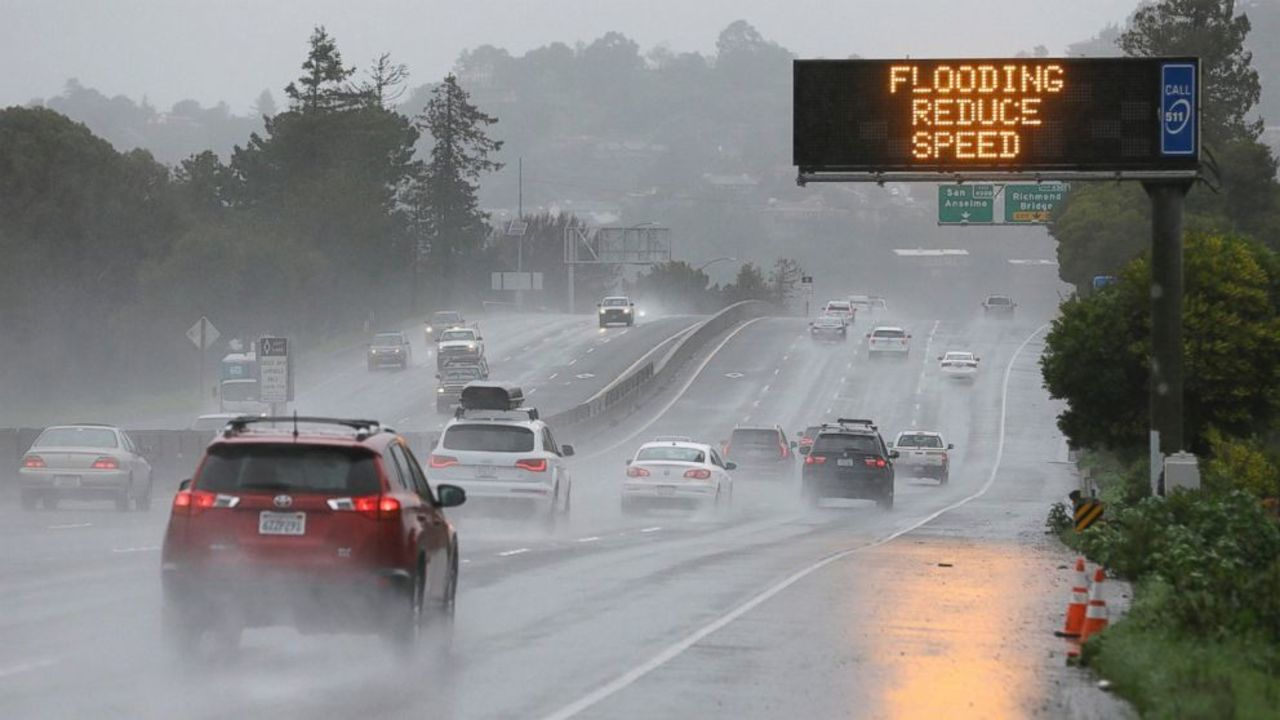
#> input picture data/raw/dawn/images/Fog/Fog/foggy-033.jpg, 1280 x 720 px; its folder holds only this picture in this run
$ python -i quality.py   (imports and definitions only)
#> lines starting #> are read from the running program, lines starting #| are printed output that depends on the picture
"""Pixel-derived quality and degradation indicators.

These measurements describe image statistics; none is a perceptual-quality
score or a definitive weather classifier.
"""
import numpy as np
from PIL import Image, ImageFilter


def _gray_array(image):
    return np.asarray(image.convert("L"), dtype=np.float32)


def _local_contrast(gray, tile=64):
    values = []
    for y in range(0, gray.shape[0], tile):
        for x in range(0, gray.shape[1], tile):
            patch = gray[y:y + tile, x:x + tile]
            if patch.size:
                values.append(float(patch.std()))
    return float(np.mean(values)) if values else 0.0


def _edge_stats(gray):
    p = np.pad(gray, 1, mode="edge")
    gx = (p[:-2, 2:] + 2 * p[1:-1, 2:] + p[2:, 2:]
          - p[:-2, :-2] - 2 * p[1:-1, :-2] - p[2:, :-2]) / 8.0
    gy = (p[2:, :-2] + 2 * p[2:, 1:-1] + p[2:, 2:]
          - p[:-2, :-2] - 2 * p[:-2, 1:-1] - p[:-2, 2:]) / 8.0
    magnitude = np.hypot(gx, gy)
    return (float(magnitude.mean()), float((magnitude >= 4).mean()),
            float((magnitude >= 12).mean()))


def calculate_quality(image):
    """Return brightness, contrast, sharpness, histogram, clipping, color, edges.

    Sharpness is four-neighbour Laplacian variance. It is content and resolution
    dependent; higher values can also reflect noise or oversharpening.
    """
    gray = _gray_array(image)
    if gray.size == 0:
        raise ValueError("Image contains no pixels")
    p = np.pad(gray, 1, mode="edge")
    lap = p[:-2, 1:-1] + p[2:, 1:-1] + p[1:-1, :-2] + p[1:-1, 2:] - 4 * gray
    rgb = np.asarray(image.convert("RGB"), dtype=np.float32)
    channel_means = {name: float(rgb[:, :, i].mean()) for i, name in enumerate(("red", "green", "blue"))}
    channel_stddevs = {name: float(rgb[:, :, i].std()) for i, name in enumerate(("red", "green", "blue"))}
    max_c = rgb.max(axis=2)
    saturation = np.divide(rgb.max(axis=2) - rgb.min(axis=2), max_c,
                           out=np.zeros_like(max_c), where=max_c > 0)
    hist, _ = np.histogram(gray, bins=32, range=(0, 256))
    luminance_p1, luminance_p99 = np.percentile(gray, [1, 99])
    edge_mean, edge_fraction_4, edge_fraction_12 = _edge_stats(gray)
    noise_proxy = estimate_noise(image)
    low_contrast_evidence = float(np.clip((60.0 - gray.std()) / 60.0, 0.0, 1.0))
    gray8 = image.convert("RGB")
    min_channel = np.asarray(gray8, dtype=np.uint8).min(axis=2)
    win = min(15, min(image.width, image.height))
    if win % 2 == 0:
        win -= 1
    if win < 1:
        win = 1
    dark = Image.fromarray(min_channel, mode="L")
    if win > 1:
        dark = dark.filter(ImageFilter.MinFilter(win))
    dark_channel_mean = float(np.asarray(dark, dtype=np.float32).mean() / 255.0)
    low_local_contrast_evidence = float(np.clip((30.0 - _local_contrast(gray)) / 30.0, 0.0, 1.0))
    # Heuristic evidence combines dark-channel lift, global/local contrast, and
    # low saturation. It is not a probability or weather label.
    haze_index = float(np.clip(0.35 * dark_channel_mean + 0.20 * low_contrast_evidence
                               + 0.25 * low_local_contrast_evidence
                               + 0.20 * (1.0 - float(saturation.mean())), 0.0, 1.0))
    return {
        "mean_brightness": float(gray.mean()),
        "contrast_stddev": float(gray.std()),
        "luminance_p1": float(luminance_p1), "luminance_p99": float(luminance_p99),
        "robust_dynamic_range": float(luminance_p99 - luminance_p1),
        "sharpness_laplacian_variance": float(lap.var()),
        "noise_estimate": noise_proxy,
        "width": int(image.width), "height": int(image.height),
        "mode": image.info.get("source_mode", image.mode),
        "channel_means_rgb": channel_means, "channel_stddevs_rgb": channel_stddevs,
        "clipped_shadow_fraction": float((gray <= 5).mean()),
        "clipped_highlight_fraction": float((gray >= 250).mean()),
        "local_contrast_stddev": _local_contrast(gray),
        "edge_gradient_mean": edge_mean,
        "edge_fraction_gradient_ge_4": edge_fraction_4,
        "edge_fraction_gradient_ge_12": edge_fraction_12,
        "mean_saturation": float(saturation.mean()),
        "dark_channel_mean": dark_channel_mean,
        "haze_like_indicator": haze_index,
        "haze_local_contrast_evidence": low_local_contrast_evidence,
        "haze_indicator_note": "Heuristic index using dark-channel lift, global/local contrast and low saturation; not a probability or weather classification.",
        "luminance_histogram_32": hist.astype(int).tolist(),
    }


def estimate_noise(image):
    """Robust fine-grain noise proxy from median-filter residual MAD.

    Edges and texture also contribute to this estimate, especially at small sizes.
    """
    gray = image.convert("L")
    smooth = np.asarray(gray.filter(ImageFilter.MedianFilter(3)), dtype=np.float32)
    residual = np.asarray(gray, dtype=np.float32) - smooth
    med = np.median(residual)
    return float(1.4826 * np.median(np.abs(residual - med)))

>>> from PIL import Image
>>> picture = Image.open('../../data/raw/dawn/images/Fog/Fog/foggy-033.jpg')
#> picture is the input picture: PIL image 1280x720 RGB; mean R, G, B 132, 131.4, 130.3
>>> result = calculate_quality(picture)
#> in calculate_quality, `lap = p[:-2, 1:-1] + p[2:, 1:-1] + p[1:-1, :-2] + p[1:-1, 2:] - 4 * gray`:
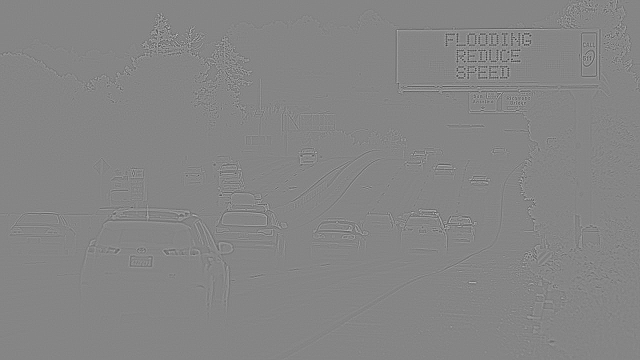
#> lap: shape (720, 1280) float32 (shown at 1/2 size); min -153, max 139, mean 0; drawn with min black and max white
#> in calculate_quality, `channel_means = {name: float(rgb[:, :, i].mean()) for i, name in enume..`: channel_means = {'red': 132, 'green': 131.4, 'blue': 130.3}
#> in calculate_quality, `channel_stddevs = {name: float(rgb[:, :, i].std()) for i, name in enum..`: channel_stddevs = {'red': 50.29, 'green': 48.75, 'blue': 54.4}
#> in calculate_quality, `hist, _ = np.histogram(gray, bins=32, range=(0, 256))`: hist = 32 values, max 108453 at index 21, min 0 at index 0, mean 28800
#> in calculate_quality, `luminance_p1, luminance_p99 = np.percentile(gray, [1, 99])`: luminance_p1 = 27; luminance_p99 = 205
#> in _edge_stats, `magnitude = np.hypot(gx, gy)`:
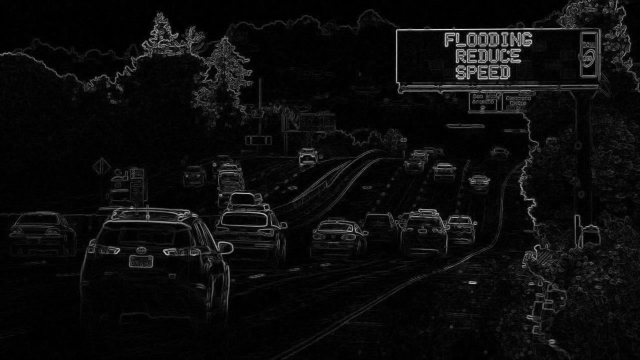
#> magnitude: shape (720, 1280) float32 (shown at 1/2 size); min 0, max 68.88, mean 3.4; drawn with min black and max white
#> in calculate_quality, `edge_mean, edge_fraction_4, edge_fraction_12 = _edge_stats(gray)`: edge_mean = 3.4; edge_fraction_4 = 0.202; edge_fraction_12 = 0.0653
#> in estimate_noise, `residual = np.asarray(gray, dtype=np.float32) - smooth`:
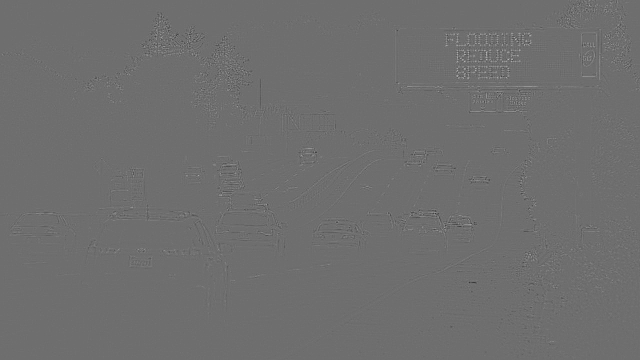
#> residual: shape (720, 1280) float32 (shown at 1/2 size); min -47, max 61, mean 0; drawn with min black and max white
#> in estimate_noise, `med = np.median(residual)`: med = 0
#> in calculate_quality, `low_contrast_evidence = float(np.clip((60.0 - gray.std()) / 60.0, 0.0,..`: low_contrast_evidence = 0.179
#> in calculate_quality, `dark = dark.filter(ImageFilter.MinFilter(win))`:
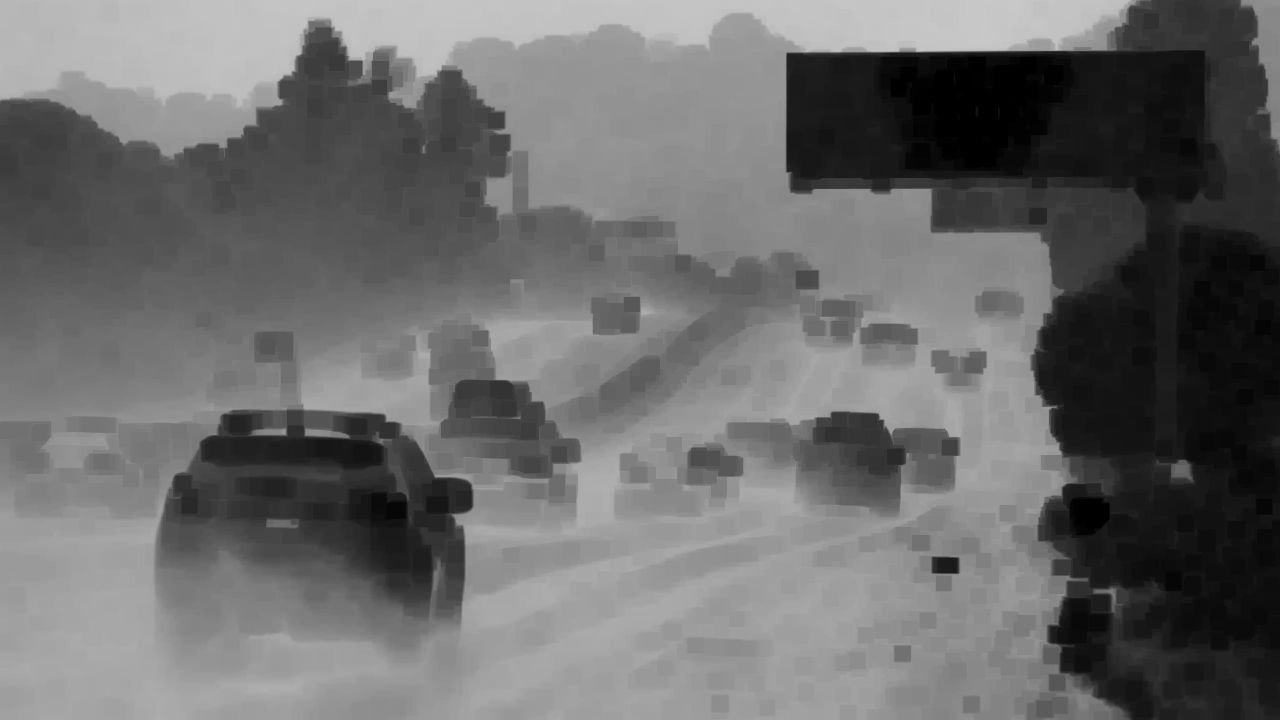
#> dark: PIL image 1280x720 L; min 0, max 201, mean 107.3
#> in calculate_quality, `dark_channel_mean = float(np.asarray(dark, dtype=np.float32).mean() / ..`: dark_channel_mean = 0.421
#> after the loop in _local_contrast, `for y in range(0, gray.shape[0], tile):`: values = 240 values, max 60.94 at index 136, min 1.18 at index 1, mean 16.7
#> in calculate_quality, `low_local_contrast_evidence = float(np.clip((30.0 - _local_contrast(gr..`: low_local_contrast_evidence = 0.443
#> in calculate_quality, `haze_index = float(np.clip(0.35 * dark_channel_mean + 0.20 * low_contr..`: haze_index = 0.471
#> result = 24 items

$ run again, on data/raw/dawn/images/Fog/Fog/foggy-039.jpg
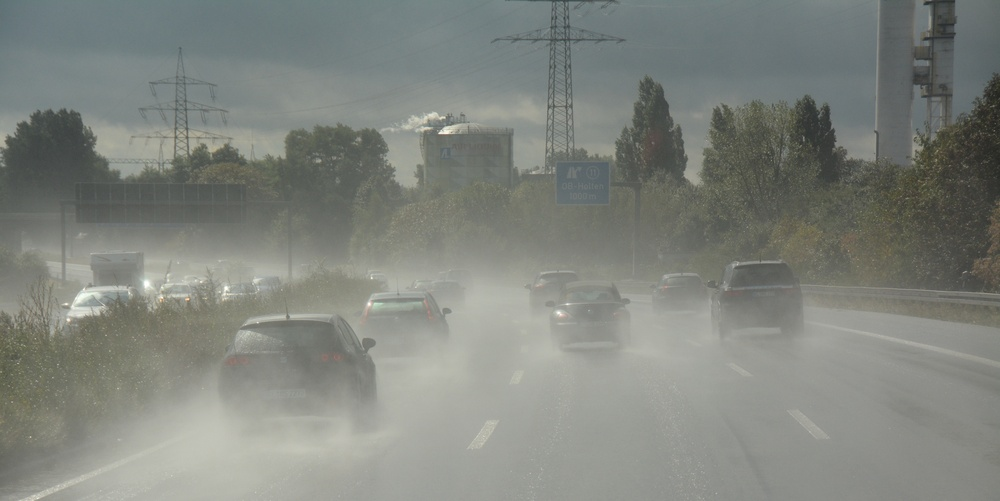
#> input picture data/raw/dawn/images/Fog/Fog/foggy-039.jpg, 1000 x 501 px, shrunk from 2157 x 1080 before the run
#> picture is the input picture: PIL image 1000x501 RGB; mean R, G, B 128.3, 132.1, 125.7
#> channel_means = {'red': 128.3, 'green': 132.1, 'blue': 125.7}
#> channel_stddevs = {'red': 29.66, 'green': 28.79, 'blue': 28.43}
#> hist = 32 values, max 59135 at index 15, min 0 at index 0, mean 15656.2
#> luminance_p1 = 61; luminance_p99 = 188
#> in _edge_stats, `magnitude = np.hypot(gx, gy)`:
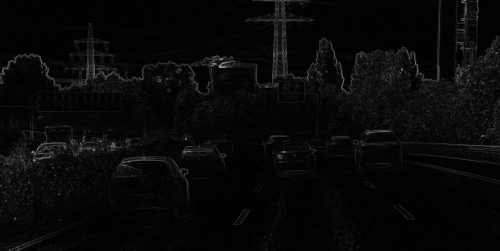
#> magnitude: shape (501, 1000) float32 (shown at 1/2 size); min 0, max 66.03, mean 2.2; drawn with min black and max white
#> edge_mean = 2.21; edge_fraction_4 = 0.144; edge_fraction_12 = 0.0254
#> med = 0
#> low_contrast_evidence = 0.519
#> in calculate_quality, `dark = dark.filter(ImageFilter.MinFilter(win))`:
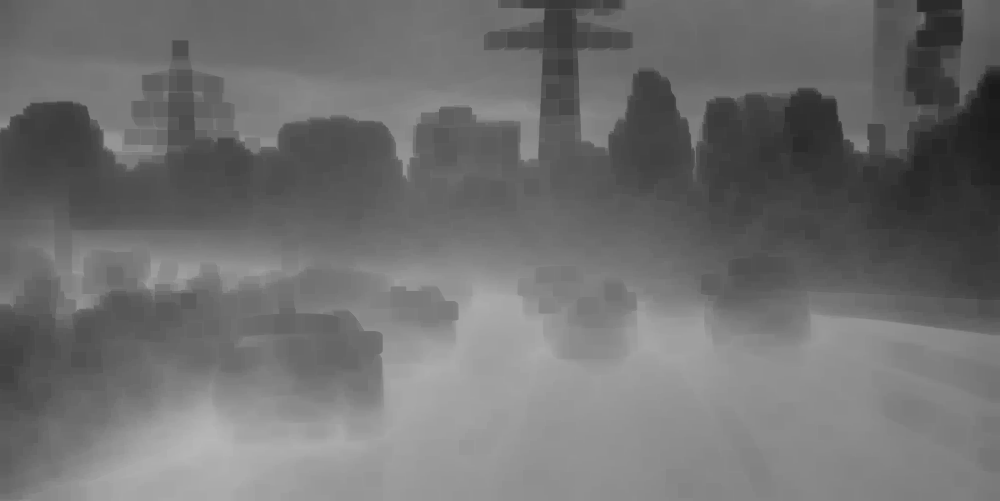
#> dark: PIL image 1000x501 L; min 26, max 183, mean 111.9
#> dark_channel_mean = 0.439
#> after the loop in _local_contrast, `for y in range(0, gray.shape[0], tile):`: values = 128 values, max 36.52 at index 33, min 1.53 at index 126, mean 11.41
#> low_local_contrast_evidence = 0.62
#> haze_index = 0.597
#> result = 24 items

$ run again, on data/raw/dawn/images/Fog/Fog/foggy-042.jpg
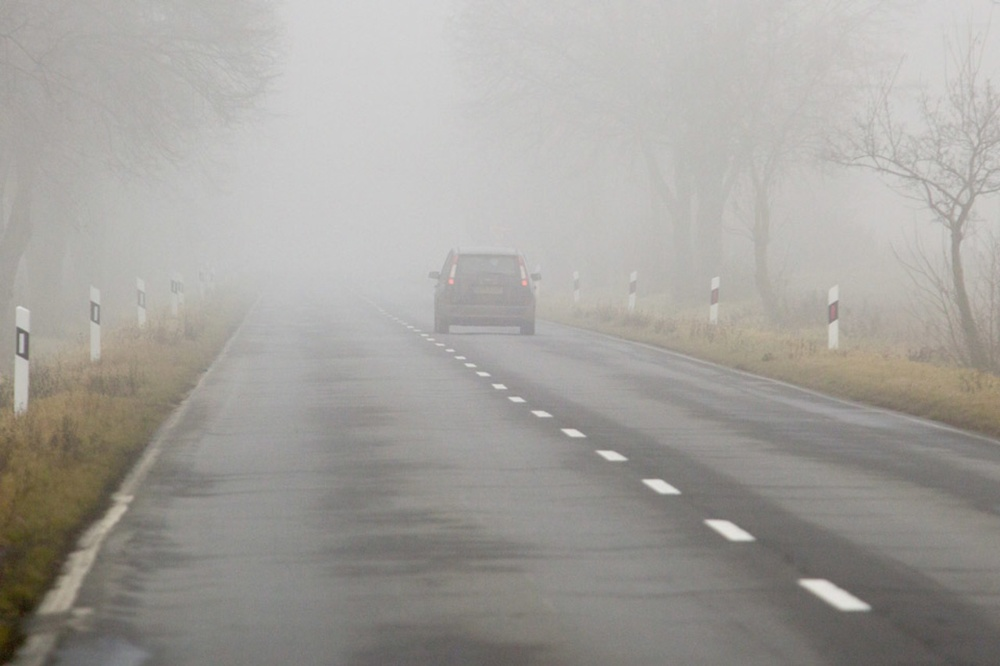
#> input picture data/raw/dawn/images/Fog/Fog/foggy-042.jpg, 1000 x 666 px, shrunk from 1280 x 853 before the run
#> picture is the input picture: PIL image 1000x666 RGB; mean R, G, B 163.5, 160.9, 156.3
#> channel_means = {'red': 163.5, 'green': 160.9, 'blue': 156.3}
#> channel_stddevs = {'red': 33.21, 'green': 34.46, 'blue': 37.36}
#> hist = 32 values, max 88837 at index 24, min 0 at index 0, mean 20812.5
#> luminance_p1 = 77; luminance_p99 = 210
#> edge_mean = 1.63; edge_fraction_4 = 0.0586; edge_fraction_12 = 0.00675
#> in estimate_noise, `residual = np.asarray(gray, dtype=np.float32) - smooth`:
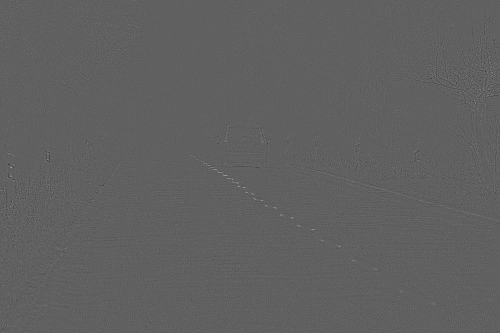
#> residual: shape (666, 1000) float32 (shown at 1/2 size); min -19, max 31, mean 0; drawn with min black and max white
#> med = 0
#> low_contrast_evidence = 0.428
#> dark_channel_mean = 0.578
#> after the loop in _local_contrast, `for y in range(0, gray.shape[0], tile):`:
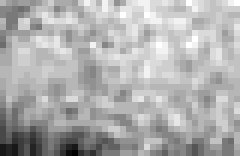
#> patch: shape (26, 40) float32 (shown 6 times larger); min 73, max 94, mean 87.4; drawn with min black and max white
#> after the loop in _local_contrast, `for y in range(0, gray.shape[0], tile):`: values = 176 values, max 37.69 at index 157, min 1.11 at index 5, mean 7.5
#> low_local_contrast_evidence = 0.75
#> haze_index = 0.665
#> result = 24 items
